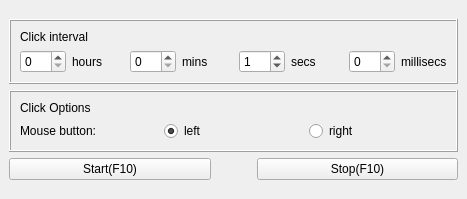
<?xml version="1.0" encoding="UTF-8"?>
<ui version="4.0">
 <class>MainWindow</class>
 <widget class="QMainWindow" name="MainWindow">
  <property name="geometry">
   <rect>
    <x>0</x>
    <y>0</y>
    <width>467</width>
    <height>199</height>
   </rect>
  </property>
  <property name="sizePolicy">
   <sizepolicy hsizetype="Preferred" vsizetype="Fixed">
    <horstretch>0</horstretch>
    <verstretch>0</verstretch>
   </sizepolicy>
  </property>
  <property name="minimumSize">
   <size>
    <width>467</width>
    <height>185</height>
   </size>
  </property>
  <property name="maximumSize">
   <size>
    <width>467</width>
    <height>199</height>
   </size>
  </property>
  <property name="windowTitle">
   <string>MainWindow</string>
  </property>
  <widget class="QWidget" name="centralwidget">
   <layout class="QVBoxLayout" name="verticalLayout_4">
    <item>
     <layout class="QVBoxLayout" name="verticalLayout_3">
      <item>
       <widget class="QFrame" name="frame_2">
        <property name="sizePolicy">
         <sizepolicy hsizetype="Preferred" vsizetype="Fixed">
          <horstretch>0</horstretch>
          <verstretch>0</verstretch>
         </sizepolicy>
        </property>
        <property name="styleSheet">
         <string notr="true"/>
        </property>
        <property name="frameShape">
         <enum>QFrame::Shape::Box</enum>
        </property>
        <property name="frameShadow">
         <enum>QFrame::Shadow::Raised</enum>
        </property>
        <layout class="QVBoxLayout" name="verticalLayout">
         <item>
          <widget class="QLabel" name="label">
           <property name="text">
            <string>Click interval</string>
           </property>
          </widget>
         </item>
         <item>
          <layout class="QHBoxLayout" name="horizontalLayout">
           <item>
            <widget class="QSpinBox" name="hoursSpinBox"/>
           </item>
           <item>
            <widget class="QLabel" name="label_4">
             <property name="text">
              <string>hours</string>
             </property>
            </widget>
           </item>
           <item>
            <spacer name="horizontalSpacer">
             <property name="orientation">
              <enum>Qt::Orientation::Horizontal</enum>
             </property>
             <property name="sizeType">
              <enum>QSizePolicy::Policy::Fixed</enum>
             </property>
             <property name="sizeHint" stdset="0">
              <size>
               <width>5</width>
               <height>20</height>
              </size>
             </property>
            </spacer>
           </item>
           <item>
            <widget class="QSpinBox" name="minsSpinBox"/>
           </item>
           <item>
            <widget class="QLabel" name="label_5">
             <property name="text">
              <string>mins</string>
             </property>
            </widget>
           </item>
           <item>
            <spacer name="horizontalSpacer_2">
             <property name="orientation">
              <enum>Qt::Orientation::Horizontal</enum>
             </property>
             <property name="sizeType">
              <enum>QSizePolicy::Policy::Fixed</enum>
             </property>
             <property name="sizeHint" stdset="0">
              <size>
               <width>5</width>
               <height>20</height>
              </size>
             </property>
            </spacer>
           </item>
           <item>
            <widget class="QSpinBox" name="secsSpinBox">
             <property name="value">
              <number>1</number>
             </property>
            </widget>
           </item>
           <item>
            <widget class="QLabel" name="label_6">
             <property name="text">
              <string>secs</string>
             </property>
            </widget>
           </item>
           <item>
            <spacer name="horizontalSpacer_3">
             <property name="orientation">
              <enum>Qt::Orientation::Horizontal</enum>
             </property>
             <property name="sizeType">
              <enum>QSizePolicy::Policy::Fixed</enum>
             </property>
             <property name="sizeHint" stdset="0">
              <size>
               <width>5</width>
               <height>20</height>
              </size>
             </property>
            </spacer>
           </item>
           <item>
            <widget class="QSpinBox" name="msecsSpinBox"/>
           </item>
           <item>
            <widget class="QLabel" name="label_7">
             <property name="text">
              <string>millisecs</string>
             </property>
            </widget>
           </item>
          </layout>
         </item>
        </layout>
       </widget>
      </item>
      <item>
       <widget class="QFrame" name="frame">
        <property name="sizePolicy">
         <sizepolicy hsizetype="Preferred" vsizetype="Fixed">
          <horstretch>0</horstretch>
          <verstretch>0</verstretch>
         </sizepolicy>
        </property>
        <property name="frameShape">
         <enum>QFrame::Shape::Box</enum>
        </property>
        <property name="frameShadow">
         <enum>QFrame::Shadow::Raised</enum>
        </property>
        <layout class="QVBoxLayout" name="verticalLayout_5">
         <item>
          <widget class="QLabel" name="label_2">
           <property name="text">
            <string>Click Options</string>
           </property>
          </widget>
         </item>
         <item>
          <layout class="QVBoxLayout" name="verticalLayout_2">
           <item>
            <layout class="QHBoxLayout" name="horizontalLayout_2">
             <item>
              <widget class="QLabel" name="label_3">
               <property name="text">
                <string>Mouse button: </string>
               </property>
              </widget>
             </item>
             <item>
              <widget class="QRadioButton" name="leftRadioButton">
               <property name="text">
                <string>left</string>
               </property>
               <property name="checked">
                <bool>true</bool>
               </property>
              </widget>
             </item>
             <item>
              <widget class="QRadioButton" name="rightRadioButton">
               <property name="text">
                <string>right</string>
               </property>
              </widget>
             </item>
            </layout>
           </item>
          </layout>
         </item>
        </layout>
       </widget>
      </item>
      <item>
       <layout class="QHBoxLayout" name="horizontalLayout_3">
        <item>
         <widget class="QPushButton" name="startButton">
          <property name="text">
           <string>Start(F10)</string>
          </property>
         </widget>
        </item>
        <item>
         <spacer name="horizontalSpacer_4">
          <property name="orientation">
           <enum>Qt::Orientation::Horizontal</enum>
          </property>
          <property name="sizeType">
           <enum>QSizePolicy::Policy::Fixed</enum>
          </property>
          <property name="sizeHint" stdset="0">
           <size>
            <width>40</width>
            <height>20</height>
           </size>
          </property>
         </spacer>
        </item>
        <item>
         <widget class="QPushButton" name="stopButton">
          <property name="text">
           <string>Stop(F10)</string>
          </property>
         </widget>
        </item>
       </layout>
      </item>
     </layout>
    </item>
   </layout>
  </widget>
 </widget>
 <resources/>
 <connections/>
</ui>
